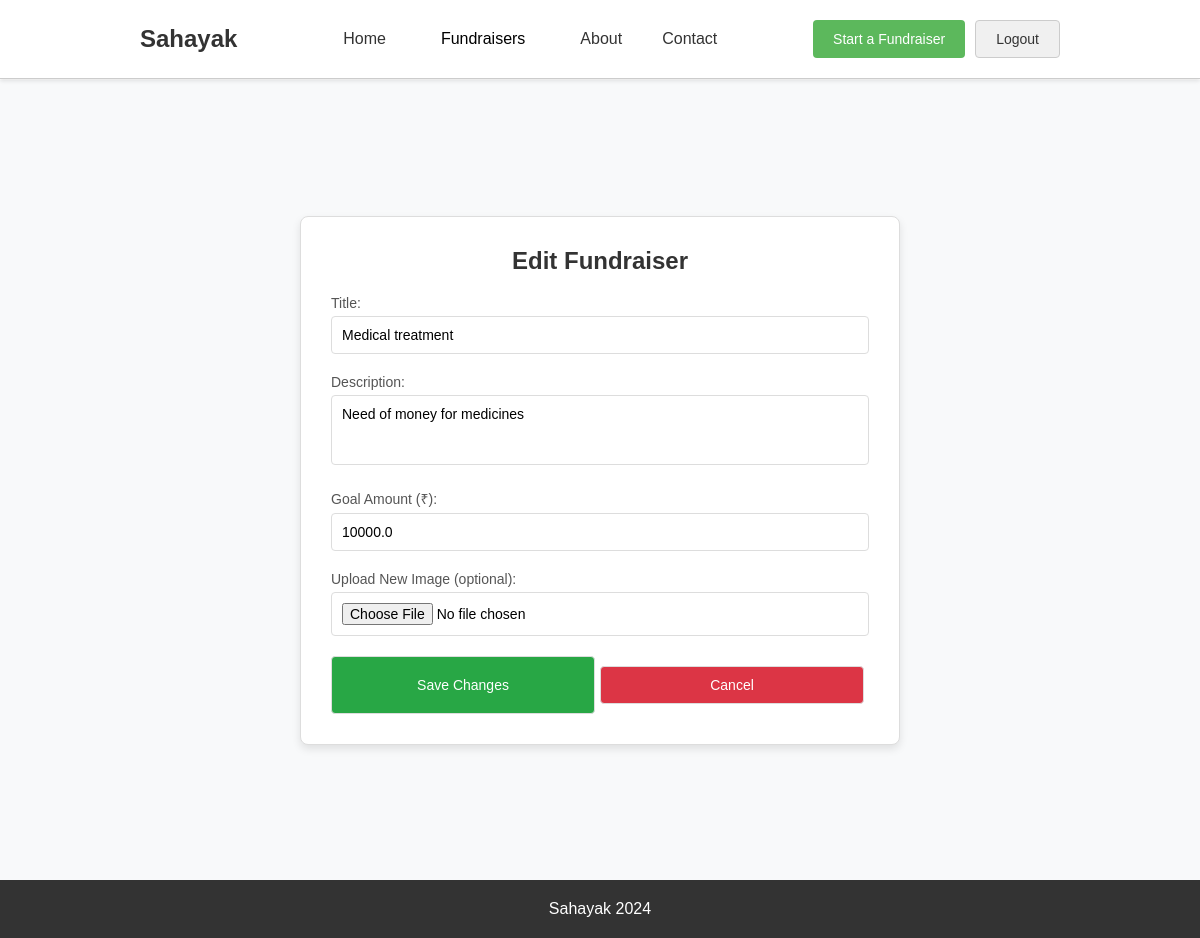
The app's page /edit-fundraiser/4 (signed in) with its own data.
### app.py (models this page shows, shortened)
class Fundraiser(db.Model):
    id = db.Column(db.Integer, primary_key=True)
    title = db.Column(db.String(200), nullable=False)
    description = db.Column(db.Text, nullable=False)
    goal = db.Column(db.Float, nullable=False)
    total_donated = db.Column(db.Float, default=0.0)
    timestamp = db.Column(db.DateTime, default=datetime.utcnow)
    image_filename = db.Column(db.String(200), nullable=True)
    category = db.Column(db.String(100), nullable=False)
    user_id = db.Column(db.Integer, db.ForeignKey('user.id'), nullable=False)  # Foreign key to User
    flag = db.Column(db.String(10), default='active')  # 'active', 'finished', 'deleted'
    user = db.relationship('User', backref=db.backref('fundraisers', lazy=True))

### app.py (the view, shortened to what this page needs)
@app.route('/edit-fundraiser/<int:fundraiser_id>', methods=['GET', 'POST'])
@login_required
def edit_fundraiser(fundraiser_id):
    fundraiser = Fundraiser.query.get_or_404(fundraiser_id)
    if fundraiser.user_id != session.get('user_id'):
        flash("You are not authorized to edit this fundraiser.", "danger")
        return redirect(url_for('my_fundraisers'))
    return render_template('edit_fundraiser.html', fundraiser=fundraiser)

### app.py (called while the page is built)
def login_required(f):
    @wraps(f)
    def decorated_function(*args, **kwargs):
        if 'user_id' not in session:
            flash("You need to log in first.", "warning")
            return redirect(url_for('login'))  # Redirect to the login page if not logged in
        return f(*args, **kwargs)
    return decorated_function

### templates/edit_fundraiser.html (shortened to what this page needs)
{% extends "base.html" %}
{% block content %}
<section class="edit-fundraiser-section">
    <div class="edit-fundraiser-box">
        <h2>Edit Fundraiser</h2>
        <form action="{{ url_for('edit_fundraiser', fundraiser_id=fundraiser.id) }}" method="POST" enctype="multipart/form-data" class="edit-fundraiser-form">
            <div class="form-group">
                <label for="title">Title:</label>
                <input type="text" id="title" name="title" value="{{ fundraiser.title }}" required>
            </div>
            <div class="form-group">
                <label for="description">Description:</label>
                <textarea id="description" name="description" rows="3" required>{{ fundraiser.description }}</textarea>
            </div>
            <div class="form-group">
                <label for="goal">Goal Amount (₹):</label>
                <input type="number" id="goal" name="goal" value="{{ fundraiser.goal }}" required>
            </div>
            <div class="form-group">
                <label for="image">Upload New Image (optional):</label>
                <input type="file" id="image" name="image">
            </div>
            <div class="form-actions">
                <button type="submit" class="save-btn">Save Changes</button>
                <button type="button" class="cancel-btn" onclick="window.location.href='{{ url_for('my_fundraisers') }}'">Cancel</button>
            </div>
        </form>
    </div>
</section>
{% endblock %}

### static/style.css (style rules this page uses)
* { margin: 0; padding: 0; box-sizing: border-box; font-family: Arial, sans-serif; }
body { padding-top: 80px; }
.donate-btn, .cancel-btn { padding: 12px 20px; border-radius: 4px; cursor: pointer; font-size: 16px; margin: 10px 5px; }
.cancel-btn { background-color: #f0f0f0; color: #333; border: 1px solid #ccc; }

### templates/edit_fundraiser.html (style rules this page uses)
.edit-fundraiser-section { display: flex; justify-content: center; align-items: center; min-height: 100vh; background-color: #f8f9fa; padding: 20px; }
.edit-fundraiser-box { background-color: white; padding: 30px; border: 1px solid #ddd; border-radius: 8px; box-shadow: 0 4px 8px rgba(0, 0, 0, 0.1); max-width: 600px; width: 100%; }
.edit-fundraiser-box h2 { text-align: center; margin-bottom: 20px; color: #333; }
.edit-fundraiser-form .form-group { margin-bottom: 20px; }
.edit-fundraiser-form label { display: block; font-size: 14px; margin-bottom: 5px; color: #555; }
.edit-fundraiser-form input, .edit-fundraiser-form textarea, .edit-fundraiser-form button { width: 100%; padding: 10px; font-size: 14px; border: 1px solid #ddd; border-radius: 4px; }
.edit-fundraiser-form textarea { resize: none; }
.form-actions { display: flex; justify-content: space-between; }
.save-btn { background-color: #28a745; color: white; border: none; cursor: pointer; }
.cancel-btn { background-color: #dc3545; color: white; border: none; cursor: pointer; }

### records on screen
Fundraiser: title "Medical treatment", description "Need of money for medicines", goal "10000.0"
